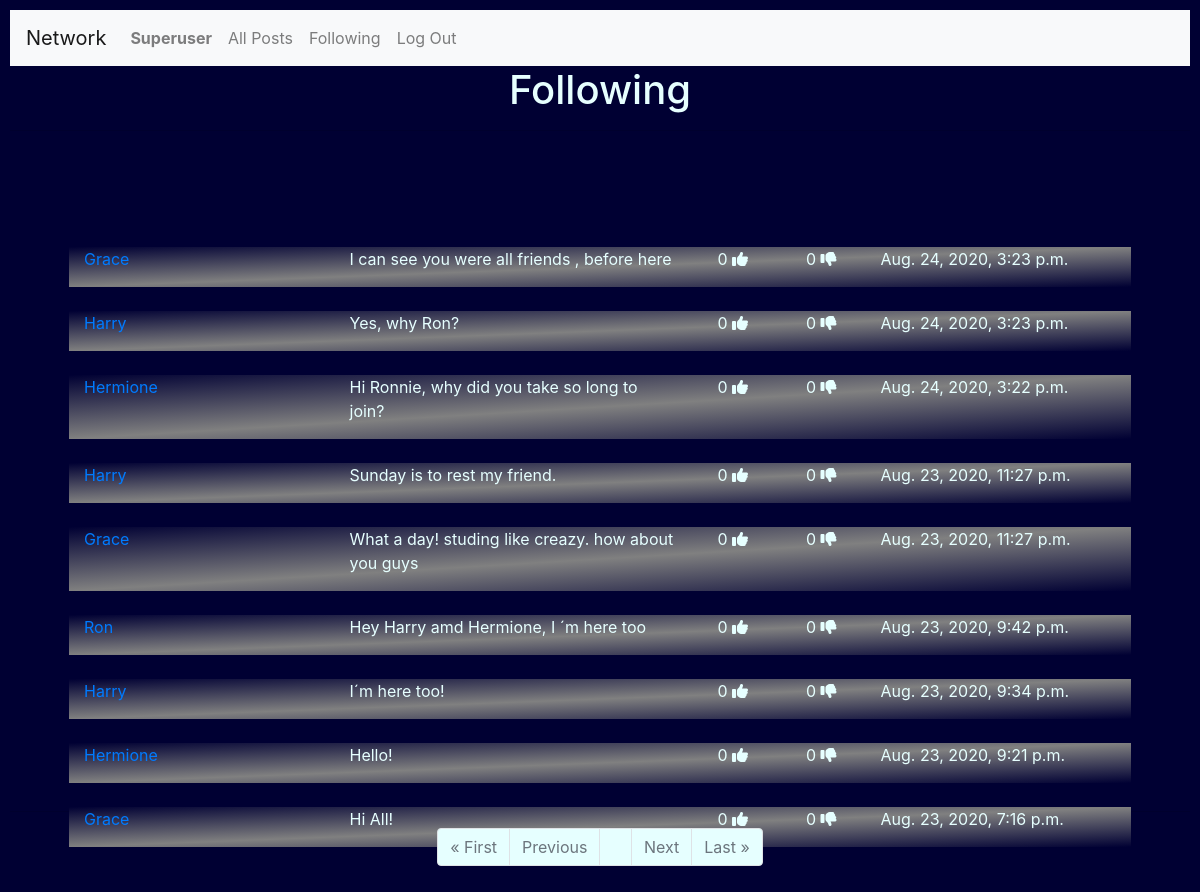
Page /following (signed in) on the earlier database version.
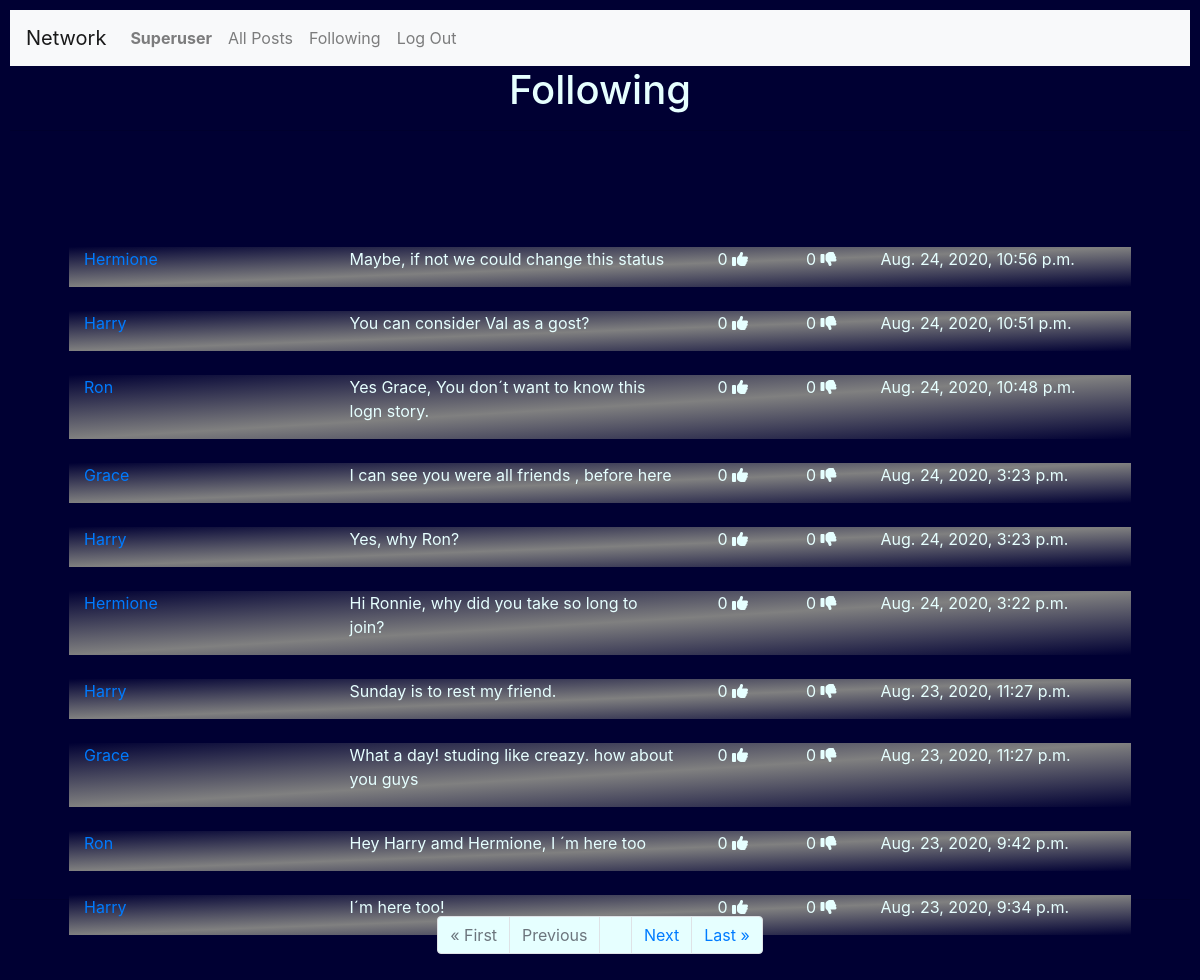
Same page on the later database version.
### network/models.py (models this page shows, shortened)
class Posts(models.Model):
    User = models.ForeignKey('User', on_delete = models.CASCADE)
    Post = models.TextField(max_length=255)
    Date = models.DateTimeField(auto_now_add=True)
    Likes = models.IntegerField(blank=True, null=True)
    Unlikes = models.IntegerField(blank=True, null=True)

class User(AbstractUser):
    pass

### network/views.py (the view)
# urls.py: path("following", views.following_view, name="following"),
@login_required
def following_view(request):
    FPL = []
    profile= []
    following = []
    posts = []
    postchoose = []
    if request.user.is_authenticated:
          posts = Posts.objects.all().order_by('-Date')
          user = request.user.id
          username = request.user.username
          seguindo = Profile.objects.filter(Follower=user)
          print(user, username )
          for row in posts:
              for s in seguindo:
                  if row.User == s.User:
                      FPL.append(row)
          paginator = Paginator(FPL, 10)
          page_number = request.GET.get('page')
          page_itens = paginator.get_page(page_number)
          print("FOLLOWING PAGE")
          print(paginator.count , paginator.num_pages )
          print(page_itens)
    else:
        context={
            "Message": "Please Login or join our Network",
        }
        return render(request, "network/login.html", context)
    context = {
         "page_obj" : page_itens,
         "NewPostForm":NewPostForm(),
    }
    return render(request, "network/following.html", context)

### network/templates/network/following.html (shortened to what this page needs)
{% extends "network/layout.html" %}
{% load static %}
{% block body %}
  <h1>Following </h1>
  <hr>
{% if page_obj|length > 0 %}
        {% for F in page_obj %}
            <div class="container" style="width:90%; position:relative; top:100px;background-image: linear-gradient(to top left, #000033, gray,	 #000033 );">
                <div class="row"  width="1700px">
                    <div class="col-lg-3">
                        <p><a href= "{% url 'network:profile' F.User %}"  >  {{F.User |title}} </a>
                    </div>
                    <div class="col-lg-4">
                         <p> {{F.Post}} </p>
                    </div>
                    <div class="col-lg-1" style="text-align: center;">
                         {%if F.Likes == None%}
                             <p> 0 <i class="fas fa-thumbs-up"></i></p>
                         {% else %}
                              <p> {{ F.Likes }}  <i class="fas fa-thumbs-up"></i></p>
                         {% endif %}
                    </div>
                    <div class="col-lg-1" style="text-align: center;">
                         {%if F.Unlikes  == None%}
                              <p> 0  <i class="fas fa-thumbs-down"></i></p>
                         {% else %}
                              <p> {{ F.Unlikes }}  <i class="fas fa-thumbs-down"></i></p>
                          {% endif %}
                    </div>
                    <div class="col-lg-3">
                       <p> {{F.Date}} </p>
                    </div>
                </div>
            </div>
            <br>
        {% endfor %}
        <br>
        <hr>
        <form>
           <div class="container" >
              <ul class="pagination justify-content-center"  >
                  {% if page_obj.has_previous %}
                            <li class="page-item"><a href="?page=1" class="page-link" style="background-color:#e6ffff;">&laquo; First</a></li>
                            <li class="page-item"><a href="?page={{ page_obj.previous_page_number }}" class="page-link" style="background-color:#e6ffff;">Previous</a></li>
                  {% else %}
                        <li class="page-item disabled"><a class="page-link" style="background-color:#e6ffff;">&laquo; First</a></li>
                        <li class="page-item disabled"><a class="page-link" style="background-color:#e6ffff;">Previous</a></li>
                  {% endif %}
                  {% if page_obj.number %}
                        <li class="page-item"><a class="page-link" style="background-color:#e6ffff;">{{ page_obj.number }}</a></li>
                  {% else %}
                        <li class="page-item"><a class="page-link" style="background-color:#e6ffff;">0</a></li>
                  {% endif %}
                  {% if page_obj.has_next %}
                        <li class="page-item"><a href="?page={{ page_obj.next_page_number }}" class="page-link" style="background-color:#e6ffff;">Next</a></li>
                        <li class="page-item"><a href="?page={{ page_obj.paginator.num_pages }}" class="page-link" style="background-color:#e6ffff;">Last &raquo;</a></li>
                  {% else %}
                        <li class="page-item disabled"><a class="page-link" style="background-color:#e6ffff;">Next</a></li>
                        <li class="page-item disabled"><a class="page-link" style="background-color:#e6ffff;">Last &raquo;</a></li>
                  {% endif %}
            </ul>
          </div>
        </form>
    {% endif %}
    {% endblock %}

Differences in the rows shown:
no longer on this page (row unchanged): Posts: User "Hermione", Post "Hello!", shows "0", Date "Aug. 23, 2020, 9:21 p.m."
no longer on this page (row unchanged): Posts: User "Grace", Post "Hi All!", shows "0", Date "Aug. 23, 2020, 7:16 p.m."
added Posts: User "Hermione", Post "Maybe, if not we could change this status", shows "0", Date "Aug. 24, 2020, 10:56 p.m."
added Posts: User "Harry", Post "You can consider Val as a gost?", shows "0", Date "Aug. 24, 2020, 10:51 p.m."
added Posts: User "Ron", Post "Yes Grace, You don´t want to know this logn story.", shows "0", Date "Aug. 24, 2020, 10:48 p.m."
